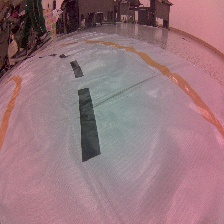
#> input picture snapshots/050.jpg, 224 x 224 px, found by its file name
$ python Proj_jetbot_img_conversion02.py
#> lines starting #> are read from the running program, lines starting #| are printed output that depends on the picture; after the words box and inside, x2 and y2 are one past the last pixel; in counts of white or black regions, pixels touching at a corner belong together
import cv2
import numpy as np
import matplotlib.pyplot as plt

from cv2 import cv2 as cv
import os, requests, wget

img_color_approx = cv.imread('snapshots/050.jpg')
#> img_color_approx is the input picture: shape (224, 224, 3); mean B, G, R 125.1, 117.8, 151.5
img_gray = cv.cvtColor(img_color_approx, cv.COLOR_BGR2GRAY)
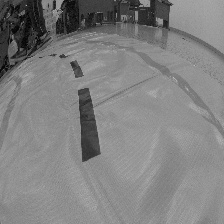
#> img_gray: shape (224, 224); min 0, max 188, mean 128.7
#print(len(img_gray))

imgBlur = cv.GaussianBlur(img_gray, (7, 7), 1)
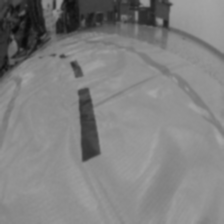
#> imgBlur: shape (224, 224); min 11, max 166, mean 128.7
imgCanny = cv.Canny(imgBlur, 180, 100)
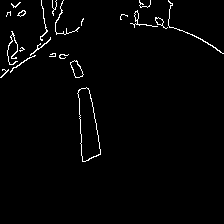
#> imgCanny: shape (224, 224); 1.9% white in thin lines or dots, all inside (x1, y1, x2, y2) = (0, 0, 224, 162)
cv.imshow('Canny and Gray', imgCanny)

ret, img_binary = cv.threshold(img_gray, 90, 255, cv.THRESH_BINARY_INV)
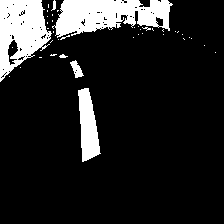
#> img_binary: shape (224, 224); 13.8% white; 41 white regions (35 under 20 px)
cv.imshow('Conversions', img_binary)


contours, _= cv.findContours(img_binary, cv.RETR_EXTERNAL, cv.CHAIN_APPROX_NONE)
#> contours = 40 contours, 36 with area under 20; largest, box (x1, y1, x2, y2) and area: (52, 0, 173, 38) 2858, (0, 0, 52, 82) 2728, (78, 88, 101, 162) 990, (70, 60, 84, 78) 105
for cnt in contours:
    area = cv.contourArea(cnt)
    if area > 500:
        epsilon = 0.02 * cv.arcLength(cnt, True)
        approx = cv.approxPolyDP(cnt, epsilon, True)
        print(len(imgCanny))

        #cv.drawContours(img_color_approx, [approx], 0, (0,255,255), 1)
        objCor = len(approx)  #폴리곤? 들의 꼭지점 갯수 정의
        if objCor == 4: #꼭지점이 4개인 놈들을
            cv.drawContours(img_color_approx, [approx], 0, (0,255,255), 2)
#> this loop made 40 passes
#> (area, epsilon, approx, objCor) on pass 1: (990, 3.5, [[88, 88], [78, 90], [82, 161], [100, 153]], 4)
#> (area, epsilon, objCor) on passes 38, 40: (2858, 9.47, 10), (2727.5, 5.57, 6)
#| 224
#| 224
#| 224
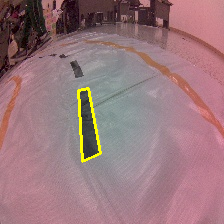
#> img_color_approx: shape (224, 224, 3); 0.96% of pixels changed, all inside (x1, y1, x2, y2) = (77, 87, 102, 163)


cv.imshow("Result approx", img_color_approx)
cv.waitKey(0)
# [60 lines of commented-out code are left out]

$ run again, with snapshots/002.jpg copied over snapshots/050.jpg
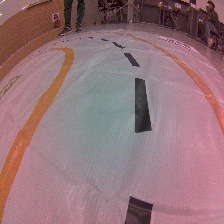
#> input picture snapshots/002.jpg, 224 x 224 px, found by its file name
#> img_color_approx is the input picture: shape (224, 224, 3); mean B, G, R 121.7, 116.2, 149.1
#> `imgCanny = cv.Canny(imgBlur, 180, 100)`:
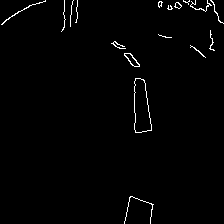
#> imgCanny: shape (224, 224); 1.3% white in thin lines or dots
#> img_binary: shape (224, 224); 16.7% white; 75 white regions (70 under 20 px)
#> contours = 74 contours, 70 with area under 20; largest, box (x1, y1, x2, y2) and area: (0, 0, 224, 67) 7138, (135, 78, 152, 133) 628, (125, 196, 153, 224) 533, (124, 53, 140, 67) 70
#> the loop `for cnt in contours:` made 74 passes
#> (area, epsilon, approx, objCor) on passes 1 to 2: (533, 1.97, [[130, 196], [125, 223], [149, 223], [152, 204]], 4), (628, 2.66, [[135, 78], [135, 132], [151, 129], [144, 80]], 4)
#> (printed output is left out)
#> after the loop `for cnt in contours:`:
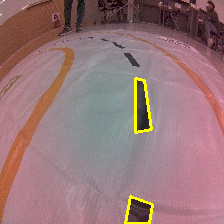
#> img_color_approx: shape (224, 224, 3); 1.24% of pixels changed, all inside (x1, y1, x2, y2) = (124, 77, 154, 224)

$ run again, with snapshots/003.jpg copied over snapshots/050.jpg
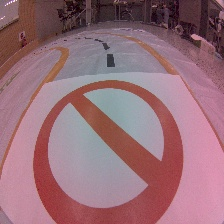
#> input picture snapshots/003.jpg, 224 x 224 px, found by its file name
#> img_color_approx is the input picture: shape (224, 224, 3); mean B, G, R 120.3, 110.4, 151.5
#> `imgCanny = cv.Canny(imgBlur, 180, 100)`:
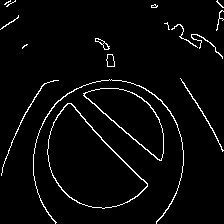
#> imgCanny: shape (224, 224); 3.4% white in thin lines or dots
#> `ret, img_binary = cv.threshold(img_gray, 90, 255, cv.THRESH_BINARY_INV)`:
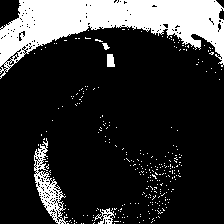
#> img_binary: shape (224, 224); 19.6% white; 299 white regions (294 under 20 px)
#> contours = 299 contours, 294 with area under 20; largest, box (x1, y1, x2, y2) and area: (0, 0, 224, 79) 8088, (34, 138, 68, 224) 998, (94, 208, 115, 224) 110, (107, 54, 115, 67) 72, (102, 43, 110, 50) 20
#> the loop `for cnt in contours:` made 299 passes
#> (area, epsilon, objCor) on passes 210, 299: (998, 7.82, 6), (8088, 17.14, 6)
#> (printed output is left out)
